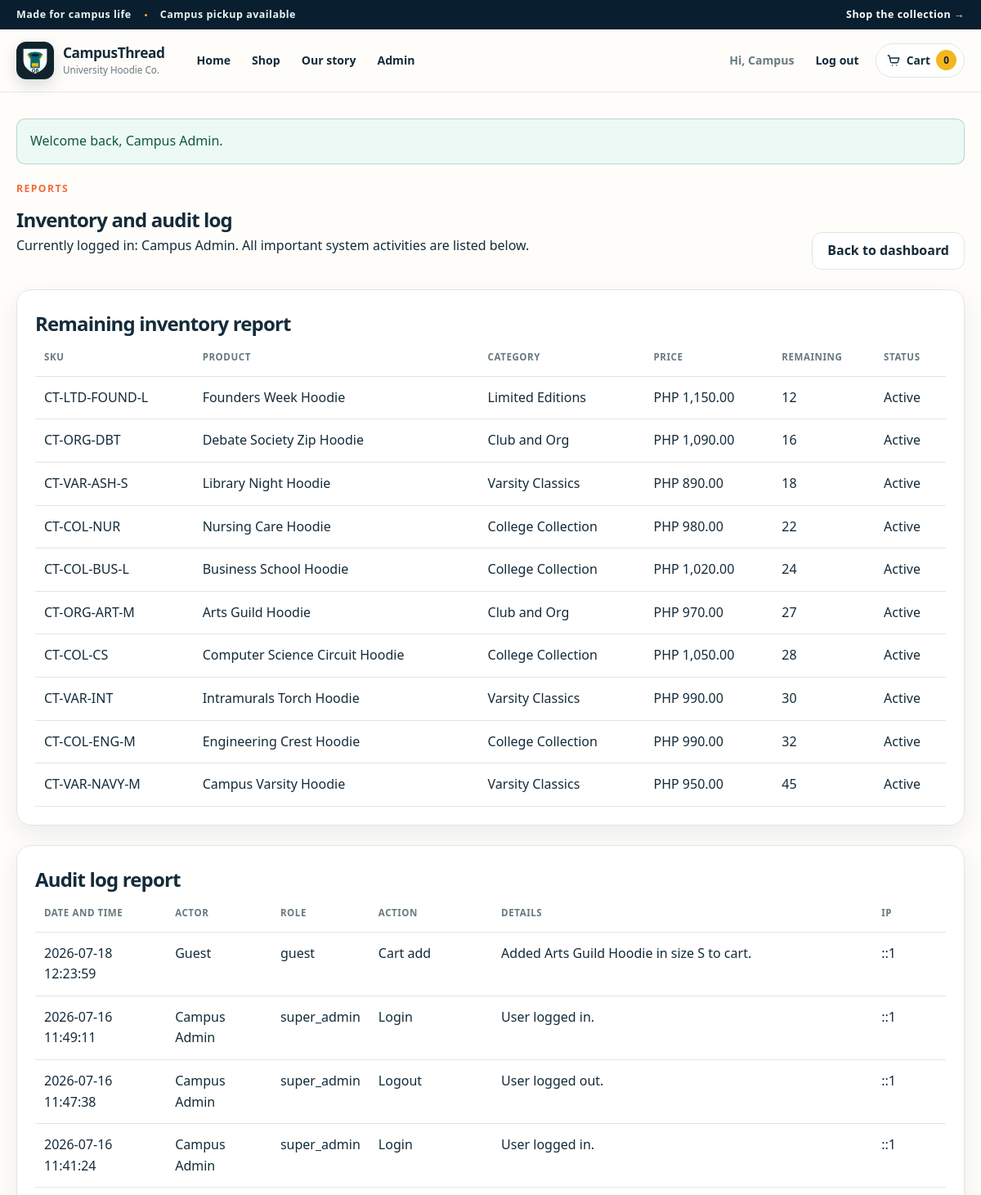
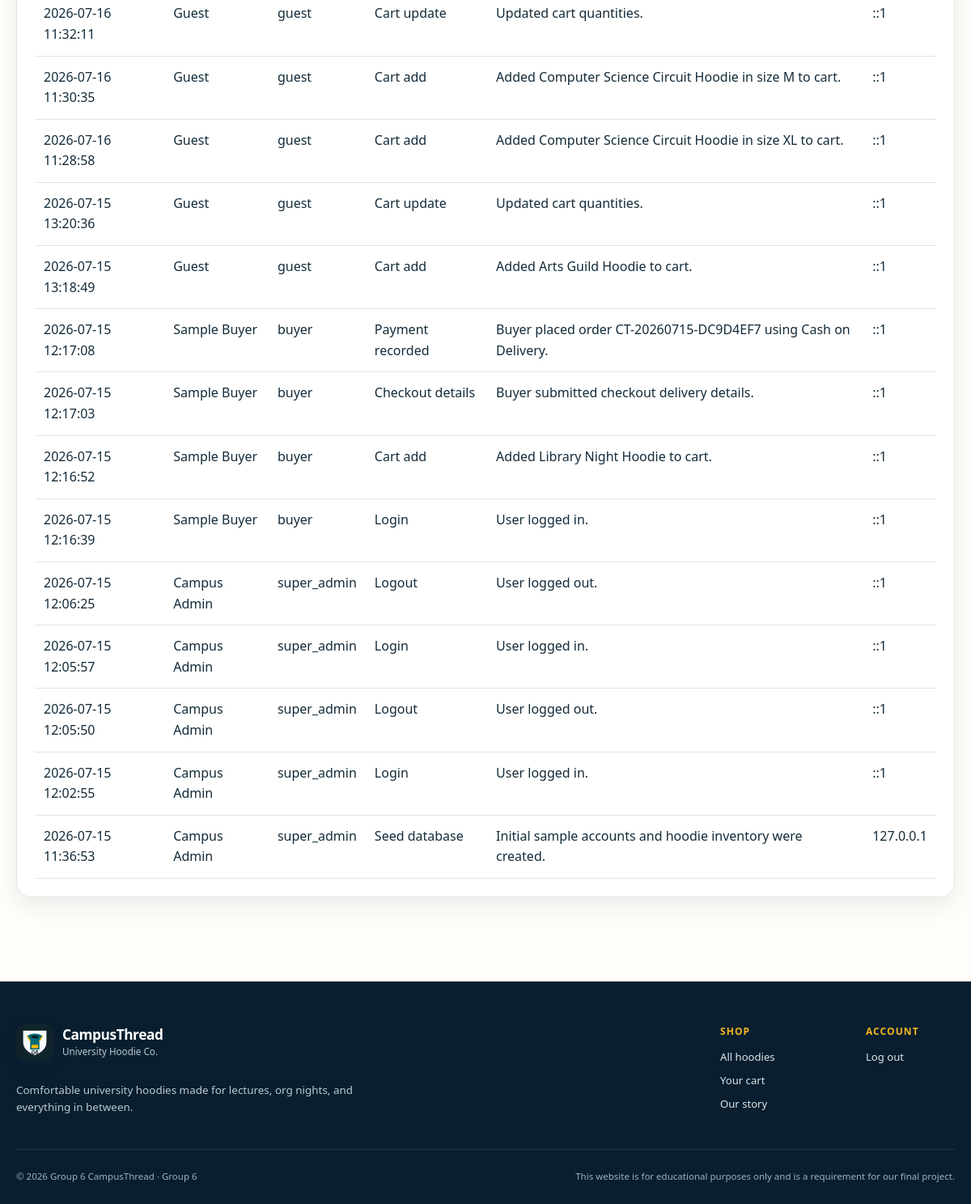
Screenshot of /admin/reports.php (signed in) with the database file from the repository (2 pictures, top to bottom).
### tables this page shows
CREATE TABLE users (
            id INTEGER PRIMARY KEY AUTOINCREMENT,
            complete_name TEXT NOT NULL,
            email TEXT NOT NULL UNIQUE,
            password_hash TEXT NOT NULL,
            complete_address TEXT NOT NULL DEFAULT '',
            contact_numbers TEXT NOT NULL DEFAULT '',
            role TEXT NOT NULL DEFAULT 'buyer',
            status TEXT NOT NULL DEFAULT 'active',
            email_verified INTEGER NOT NULL DEFAULT 0,
            email_token TEXT,
            created_at TEXT NOT NULL DEFAULT CURRENT_TIMESTAMP,
            updated_at TEXT NOT NULL DEFAULT CURRENT_TIMESTAMP
        );

CREATE TABLE categories (
            id INTEGER PRIMARY KEY AUTOINCREMENT,
            name TEXT NOT NULL UNIQUE,
            slug TEXT NOT NULL UNIQUE,
            description TEXT NOT NULL DEFAULT ''
        );

CREATE TABLE audit_logs (
            id INTEGER PRIMARY KEY AUTOINCREMENT,
            user_id INTEGER,
            actor_name TEXT NOT NULL,
            role TEXT NOT NULL,
            action TEXT NOT NULL,
            details TEXT NOT NULL,
            ip_address TEXT NOT NULL,
            created_at TEXT NOT NULL DEFAULT CURRENT_TIMESTAMP,
            FOREIGN KEY (user_id) REFERENCES users(id)
        );

### includes/functions.php (called while the page is built, shortened)
<?php
function h($value): string
{
    return htmlspecialchars((string) $value, ENT_QUOTES, 'UTF-8');
}
function url(string $path = ''): string
{
    return rtrim(BASE_PATH, '/') . '/' . ltrim($path, '/');
}
function money(float $amount): string
{
    return 'PHP ' . number_format($amount, 2);
}
function flash(string $key, ?string $message = null): ?string
{
    if (!isset($_SESSION['flash'][$key])) {
        return null;
    }
    $message = $_SESSION['flash'][$key];
    return $message;
}
function current_user(): ?array
{
    static $cachedUser = null;
    if ($cachedUser !== null && (int) $cachedUser['id'] === (int) $_SESSION['user_id']) {
        return $cachedUser;
    }
    $stmt = db()->prepare('SELECT * FROM users WHERE id = ? AND status = ? LIMIT 1');
    $stmt->execute([$_SESSION['user_id'], 'active']);
    $cachedUser = $stmt->fetch() ?: null;
    return $cachedUser;
}
function require_admin(): void
{
    $user = current_user();
}
function is_admin(?array $user = null): bool
{
    $user = $user ?: current_user();
    return $user && in_array($user['role'], ['admin', 'super_admin'], true);
}
function cart_owner_clause(): array
{
    $user = current_user();
    if ($user) {
        return ['user_id = ?', [$user['id']]];
    }
    return ['session_id = ?', [$_SESSION['cart_token']]];
}
function cart_count(): int
{
    [$where, $params] = cart_owner_clause();
    $stmt = db()->prepare("SELECT COALESCE(SUM(quantity), 0) FROM cart_items WHERE $where");
    $stmt->execute($params);
    return (int) $stmt->fetchColumn();
}

### includes/database.php (called while the page is built, shortened)
<?php
function db(): PDO
{
    static $pdo = null;
    if ($pdo instanceof PDO) {
        return $pdo;
    }
    $pdo = new PDO('sqlite:' . DB_PATH, null, null, [
        PDO::ATTR_ERRMODE => PDO::ERRMODE_EXCEPTION,
        PDO::ATTR_DEFAULT_FETCH_MODE => PDO::FETCH_ASSOC,
    ]);
    $pdo->exec('PRAGMA foreign_keys = ON');
    return $pdo;
}

### admin/reports.php (the view, shortened to what this page needs)
<?php
require_admin();
$inventory = db()->query("
    SELECT products.*, categories.name AS category_name
    FROM products
    JOIN categories ON categories.id = products.category_id
    ORDER BY products.stock ASC, products.name
")->fetchAll();
$logs = db()->query('SELECT * FROM audit_logs ORDER BY created_at DESC LIMIT 100')->fetchAll();
$currentAdmin = current_user();
require_once __DIR__ . '/../includes/header.php';
?>
<section class="admin-page-head">
    <div>
        <p class="eyebrow">Reports</p>
        <h1>Inventory and audit log</h1>
        <p>Currently logged in: <?= h($currentAdmin['complete_name']) ?>. All important system activities are listed below.</p>
    </div>
    <a class="button ghost" href="<?= h(url('admin/dashboard.php')) ?>">Back to dashboard</a>
</section>
<section class="summary-table">
    <h2>Remaining inventory report</h2>
    <table>
        <thead>
        <tr>
            <th>SKU</th>
            <th>Product</th>
            <th>Category</th>
            <th>Price</th>
            <th>Remaining</th>
            <th>Status</th>
        </tr>
        </thead>
        <tbody>
        <?php foreach ($inventory as $product): ?>
            <tr>
                <td><?= h($product['sku']) ?></td>
                <td><?= h($product['name']) ?></td>
                <td><?= h($product['category_name']) ?></td>
                <td><?= money((float) $product['price']) ?></td>
                <td class="<?= (int) $product['stock'] <= 10 ? 'low-stock' : '' ?>"><?= (int) $product['stock'] ?></td>
                <td><?= (int) $product['is_active'] === 1 ? 'Active' : 'Hidden' ?></td>
            </tr>
        <?php endforeach; ?>
        </tbody>
    </table>
</section>
<section class="summary-table">
    <h2>Audit log report</h2>
    <table>
        <thead>
        <tr>
            <th>Date and time</th>
            <th>Actor</th>
            <th>Role</th>
            <th>Action</th>
            <th>Details</th>
            <th>IP</th>
        </tr>
        </thead>
        <tbody>
        <?php foreach ($logs as $log): ?>
            <tr>
                <td><?= h($log['created_at']) ?></td>
                <td><?= h($log['actor_name']) ?></td>
                <td><?= h($log['role']) ?></td>
                <td><?= h($log['action']) ?></td>
                <td><?= h($log['details']) ?></td>
                <td><?= h($log['ip_address']) ?></td>
            </tr>
        <?php endforeach; ?>
        </tbody>
    </table>
</section>
<?php require_once __DIR__ . '/../includes/footer.php'; ?>

### includes/header.php (shortened to what this page needs)
<?php
$currentUser = current_user();
$cartCount = cart_count();
$currentPage = basename(parse_url($_SERVER['REQUEST_URI'] ?? '', PHP_URL_PATH) ?: 'index.php');
function nav_link_class(string $page, string $currentPage): string
{
    return $page === $currentPage ? 'nav-link active' : 'nav-link';
}
?>
<!doctype html>
<html lang="en">
<head>
    <link rel="stylesheet" href="<?= h(url('assets/css/styles.css?v=' . filemtime(__DIR__ . '/../assets/css/styles.css'))) ?>">
</head>
<body>
<div class="announcement-bar">
    <div class="announcement-inner">
        <span>Made for campus life</span>
        <span class="announcement-divider" aria-hidden="true"></span>
        <span>Campus pickup available</span>
        <a href="<?= h(url('store.php')) ?>">Shop the collection <span aria-hidden="true">&rarr;</span></a>
    </div>
</div>
<header class="site-header">
    <div class="header-inner">
        <a class="brand" href="<?= h(url('index.php')) ?>" aria-label="<?= h(APP_NAME) ?> home">
            <img src="<?= h(url('assets/img/logo.svg')) ?>" alt="">
            <span>
                <strong>CampusThread</strong>
                <small>University Hoodie Co.</small>
            </span>
        </a>
        <nav class="main-nav" data-main-nav aria-label="Main navigation">
            <a class="<?= nav_link_class('index.php', $currentPage) ?>" href="<?= h(url('index.php')) ?>" <?= $currentPage === 'index.php' ? 'aria-current="page"' : '' ?>>Home</a>
            <a class="<?= nav_link_class('store.php', $currentPage) ?>" href="<?= h(url('store.php')) ?>" <?= $currentPage === 'store.php' ? 'aria-current="page"' : '' ?>>Shop</a>
            <a class="<?= nav_link_class('about.php', $currentPage) ?>" href="<?= h(url('about.php')) ?>" <?= $currentPage === 'about.php' ? 'aria-current="page"' : '' ?>>Our story</a>
            <?php if ($currentUser && is_admin($currentUser)): ?>
                <a class="nav-link" href="<?= h(url('admin/dashboard.php')) ?>">Admin</a>
            <?php endif; ?>
            <?php if ($currentUser): ?>
                <span class="nav-welcome">Hi, <?= h(explode(' ', trim($currentUser['complete_name']))[0]) ?></span>
                <a class="nav-link" href="<?= h(url('logout.php')) ?>">Log out</a>
            <?php else: ?>
                <a class="nav-link" href="<?= h(url('login.php')) ?>">Log in</a>
                <a class="nav-cta" href="<?= h(url('register.php')) ?>">Create account</a>
            <?php endif; ?>
            <a class="cart-link <?= $currentPage === 'cart.php' ? 'active' : '' ?>" href="<?= h(url('cart.php')) ?>" aria-label="Cart with <?= $cartCount ?> item<?= $cartCount === 1 ? '' : 's' ?>">
                <svg viewBox="0 0 24 24" aria-hidden="true"><path d="M3 4h2l2.3 10.1a2 2 0 0 0 2 1.6h7.9a2 2 0 0 0 1.9-1.4L21 8H7M10 20h.01M17 20h.01"/></svg>
                <span>Cart</span>
                <span class="cart-pill"><?= $cartCount ?></span>
            </a>
        </nav>
    </div>
</header>
<main id="main-content">
<?php if ($message = flash('success')): ?>
    <div class="flash success"><?= h($message) ?></div>
<?php endif; ?>

### rows the page displays
users: complete_name "Campus", complete_name "Campus Admin"
categories: sku "CT-LTD-FOUND-L", name "Founders Week Hoodie", name "Limited Editions", price "PHP 1,150.00", stock "12"
categories: sku "CT-ORG-DBT", name "Debate Society Zip Hoodie", name "Club and Org", price "PHP 1,090.00", stock "16", sku "CT-ORG-ART-M", name "Arts Guild Hoodie", price "PHP 970.00", stock "27"
categories: sku "CT-VAR-ASH-S", name "Library Night Hoodie", name "Varsity Classics", price "PHP 890.00", stock "18", sku "CT-VAR-INT", name "Intramurals Torch Hoodie", price "PHP 990.00", stock "30", sku "CT-VAR-NAVY-M", name "Campus Varsity Hoodie", price "PHP 950.00", stock "45"
categories: sku "CT-COL-NUR", name "Nursing Care Hoodie", name "College Collection", price "PHP 980.00", stock "22", sku "CT-COL-BUS-L", name "Business School Hoodie", price "PHP 1,020.00", stock "24", sku "CT-COL-CS", name "Computer Science Circuit Hoodie", price "PHP 1,050.00", stock "28", sku "CT-COL-ENG-M", name "Engineering Crest Hoodie", price "PHP 990.00", stock "32"
audit_logs: created_at "2026-07-18 12:23:59", actor_name "Guest", role "guest", action "Cart add", details "Added Arts Guild Hoodie in size S to cart.", ip_address "::1"
audit_logs: created_at "2026-07-16 11:49:11", actor_name "Campus Admin", role "super_admin", action "Login", details "User logged in.", ip_address "::1"
audit_logs: created_at "2026-07-16 11:47:38", actor_name "Campus Admin", role "super_admin", action "Logout", details "User logged out.", ip_address "::1"
audit_logs: created_at "2026-07-16 11:41:24", actor_name "Campus Admin", role "super_admin", action "Login", details "User logged in.", ip_address "::1"
audit_logs: created_at "2026-07-16 11:32:11", actor_name "Guest", role "guest", action "Cart update", details "Updated cart quantities.", ip_address "::1"
audit_logs: created_at "2026-07-16 11:30:35", actor_name "Guest", role "guest", action "Cart add", details "Added Computer Science Circuit Hoodie in size M to cart.", ip_address "::1"
audit_logs: created_at "2026-07-16 11:28:58", actor_name "Guest", role "guest", action "Cart add", details "Added Computer Science Circuit Hoodie in size XL to cart.", ip_address "::1"
audit_logs: created_at "2026-07-15 13:20:36", actor_name "Guest", role "guest", action "Cart update", details "Updated cart quantities.", ip_address "::1"
audit_logs: created_at "2026-07-15 13:18:49", actor_name "Guest", role "guest", action "Cart add", details "Added Arts Guild Hoodie to cart.", ip_address "::1"
audit_logs: created_at "2026-07-15 12:17:08", actor_name "Sample Buyer", role "buyer", action "Payment recorded", details "Buyer placed order CT-20260715-DC9D4EF7 using Cash on Delivery.", ip_address "::1"
audit_logs: created_at "2026-07-15 12:17:03", actor_name "Sample Buyer", role "buyer", action "Checkout details", details "Buyer submitted checkout delivery details.", ip_address "::1"
audit_logs: created_at "2026-07-15 12:16:52", actor_name "Sample Buyer", role "buyer", action "Cart add", details "Added Library Night Hoodie to cart.", ip_address "::1"
audit_logs: created_at "2026-07-15 12:16:39", actor_name "Sample Buyer", role "buyer", action "Login", details "User logged in.", ip_address "::1"
audit_logs: created_at "2026-07-15 12:06:25", actor_name "Campus Admin", role "super_admin", action "Logout", details "User logged out.", ip_address "::1"
audit_logs: created_at "2026-07-15 12:05:57", actor_name "Campus Admin", role "super_admin", action "Login", details "User logged in.", ip_address "::1"
audit_logs: created_at "2026-07-15 12:05:50", actor_name "Campus Admin", role "super_admin", action "Logout", details "User logged out.", ip_address "::1"
audit_logs: created_at "2026-07-15 12:02:55", actor_name "Campus Admin", role "super_admin", action "Login", details "User logged in.", ip_address "::1"
audit_logs: created_at "2026-07-15 11:36:53", actor_name "Campus Admin", role "super_admin", action "Seed database", details "Initial sample accounts and hoodie inventory were created.", ip_address "127.0.0.1"

### other values shown
$cartCount "0"
$message "Welcome back, Campus Admin."
GROUP_NAME "Group 6 CampusThread"
GROUP_NUMBER "6"
